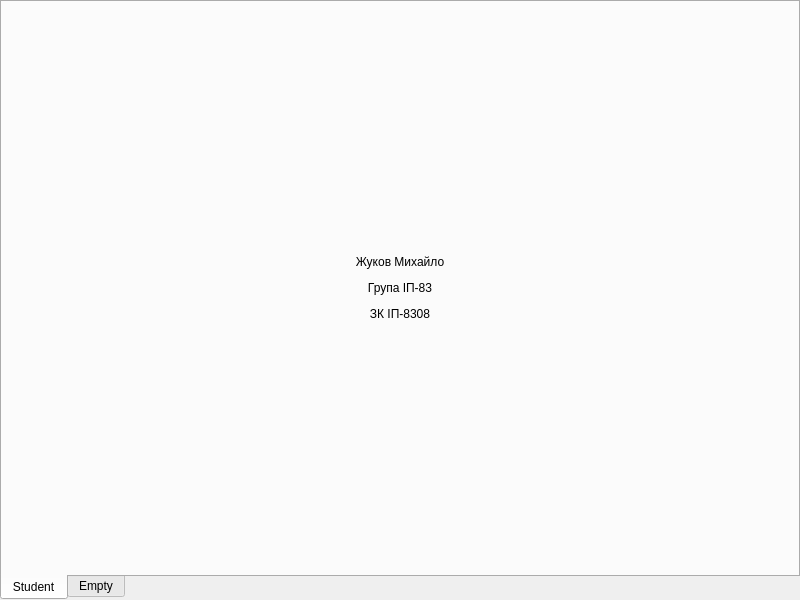
<?xml version="1.0" encoding="UTF-8"?>
<ui version="4.0">
 <class>MainWindow</class>
 <widget class="QMainWindow" name="MainWindow">
  <property name="geometry">
   <rect>
    <x>0</x>
    <y>0</y>
    <width>800</width>
    <height>600</height>
   </rect>
  </property>
  <property name="windowTitle">
   <string>MainWindow</string>
  </property>
  <widget class="QWidget" name="centralwidget">
   <layout class="QGridLayout" name="gridLayout">
    <property name="leftMargin">
     <number>0</number>
    </property>
    <property name="topMargin">
     <number>0</number>
    </property>
    <property name="rightMargin">
     <number>0</number>
    </property>
    <property name="bottomMargin">
     <number>0</number>
    </property>
    <item row="0" column="0">
     <widget class="QTabWidget" name="tabWidget">
      <property name="tabPosition">
       <enum>QTabWidget::South</enum>
      </property>
      <property name="tabShape">
       <enum>QTabWidget::Rounded</enum>
      </property>
      <property name="currentIndex">
       <number>0</number>
      </property>
      <property name="iconSize">
       <size>
        <width>128</width>
        <height>128</height>
       </size>
      </property>
      <property name="documentMode">
       <bool>false</bool>
      </property>
      <property name="movable">
       <bool>false</bool>
      </property>
      <widget class="QWidget" name="studentTab">
       <attribute name="icon">
        <iconset resource="files.qrc">
         <normaloff>:/icons/student.png</normaloff>:/icons/student.png</iconset>
       </attribute>
       <attribute name="title">
        <string>Student</string>
       </attribute>
       <layout class="QGridLayout" name="gridLayout_2">
        <item row="0" column="0">
         <widget class="QLabel" name="label">
          <property name="text">
           <string>&lt;html&gt;&lt;head/&gt;&lt;body&gt;&lt;p align=&quot;center&quot;&gt;Жуков Михайло&lt;/p&gt;&lt;p align=&quot;center&quot;&gt;Група ІП-83&lt;/p&gt;&lt;p align=&quot;center&quot;&gt;ЗК ІП-8308&lt;/p&gt;&lt;/body&gt;&lt;/html&gt;</string>
          </property>
          <property name="textFormat">
           <enum>Qt::RichText</enum>
          </property>
         </widget>
        </item>
       </layout>
      </widget>
      <widget class="QWidget" name="emptyTab">
       <attribute name="title">
        <string>Empty</string>
       </attribute>
      </widget>
     </widget>
    </item>
   </layout>
  </widget>
 </widget>
 <resources>
  <include location="files.qrc"/>
 </resources>
 <connections/>
</ui>
